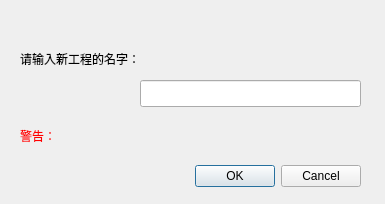
<?xml version="1.0" encoding="UTF-8"?>
<ui version="4.0">
 <class>NewProjectDialog</class>
 <widget class="QDialog" name="NewProjectDialog">
  <property name="geometry">
   <rect>
    <x>0</x>
    <y>0</y>
    <width>385</width>
    <height>204</height>
   </rect>
  </property>
  <property name="windowTitle">
   <string>Dialog</string>
  </property>
  <widget class="QDialogButtonBox" name="buttonBox">
   <property name="geometry">
    <rect>
     <x>20</x>
     <y>160</y>
     <width>341</width>
     <height>32</height>
    </rect>
   </property>
   <property name="orientation">
    <enum>Qt::Horizontal</enum>
   </property>
   <property name="standardButtons">
    <set>QDialogButtonBox::Cancel|QDialogButtonBox::Ok</set>
   </property>
  </widget>
  <widget class="QLabel" name="label">
   <property name="geometry">
    <rect>
     <x>20</x>
     <y>50</y>
     <width>131</width>
     <height>17</height>
    </rect>
   </property>
   <property name="text">
    <string>请输入新工程的名字：</string>
   </property>
  </widget>
  <widget class="QLineEdit" name="le_projectName">
   <property name="geometry">
    <rect>
     <x>140</x>
     <y>80</y>
     <width>221</width>
     <height>27</height>
    </rect>
   </property>
  </widget>
  <widget class="QLabel" name="lb_warning">
   <property name="geometry">
    <rect>
     <x>20</x>
     <y>120</y>
     <width>341</width>
     <height>31</height>
    </rect>
   </property>
   <property name="styleSheet">
    <string notr="true">color: rgb(255, 0, 0);</string>
   </property>
   <property name="text">
    <string>警告：</string>
   </property>
  </widget>
 </widget>
 <resources/>
 <connections>
  <connection>
   <sender>buttonBox</sender>
   <signal>accepted()</signal>
   <receiver>NewProjectDialog</receiver>
   <slot>accept()</slot>
   <hints>
    <hint type="sourcelabel">
     <x>248</x>
     <y>254</y>
    </hint>
    <hint type="destinationlabel">
     <x>157</x>
     <y>274</y>
    </hint>
   </hints>
  </connection>
  <connection>
   <sender>buttonBox</sender>
   <signal>rejected()</signal>
   <receiver>NewProjectDialog</receiver>
   <slot>reject()</slot>
   <hints>
    <hint type="sourcelabel">
     <x>316</x>
     <y>260</y>
    </hint>
    <hint type="destinationlabel">
     <x>286</x>
     <y>274</y>
    </hint>
   </hints>
  </connection>
 </connections>
</ui>
